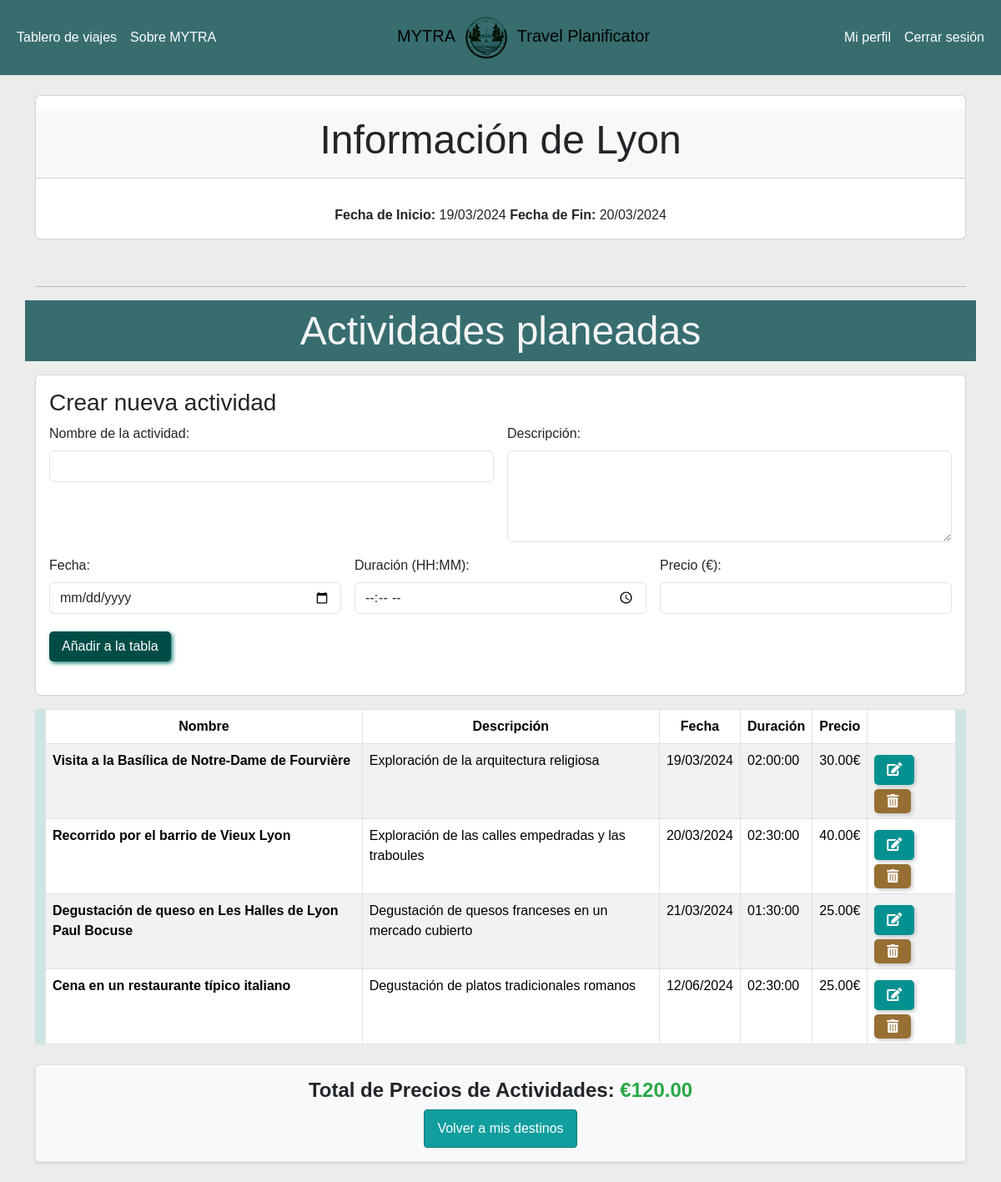
The page /View/gestionActividades.php?id_destino=3&id_viaje=1 (signed in) on the database its author committed.
### tables this page shows
CREATE TABLE Destinos (
    id_destino INT PRIMARY KEY AUTO_INCREMENT NOT NULL,
    nombre_destino VARCHAR(100) NOT NULL,
    fecha_inicio DATE NOT NULL,
    fecha_fin DATE NOT NULL,
    id_viaje INT,
    CONSTRAINT id_viaje_fk FOREIGN KEY (id_viaje)
        REFERENCES Viajes (id_viaje)
         ON DELETE CASCADE
);

CREATE TABLE Actividades (
    id_actividad INT PRIMARY KEY AUTO_INCREMENT NOT NULL,
    nombre_actividad VARCHAR(100) NOT NULL,
    descripcion TEXT,
    fecha DATE,
    duracion TIME,
    Precio DECIMAL(10 , 2 ),
    id_destino INT,
    CONSTRAINT id_destino_fk FOREIGN KEY (id_destino)
        REFERENCES Destinos (id_destino)
         ON DELETE CASCADE
);

### Model/Conexion.php (called while the page is built, shortened)
<?php
function crearConexion(){
    $host = "localhost";
    $user = "root";
    $password = "";
    $database = "travelplanificator";
    $conexion = mysqli_connect($host,$user,$password,$database);
    return $conexion;
}

### Controller/DestinoController.php (called while the page is built, shortened)
<?php
require_once __DIR__ . '/../model/DestinoModel.php';
class DestinoController{
    private $destinoModel;
    public function __construct(){
        $this->destinoModel = new DestinoModel();
    }
    public function obtenerDestinoPorIdController($idDestino){
        return $this->destinoModel->obtenerDestinoPorIdModel($idDestino);
    }
}

### Model/DestinoModel.php (called while the page is built, shortened)
<?php
require_once __DIR__ . '/Conexion.php';
class DestinoModel{
    private $db;
    public function __construct(){
        $this->db = crearConexion();
    }
    public function obtenerDestinoPorIdModel($idDestino){
        $sql = "SELECT * FROM Destinos WHERE id_destino = ?";
        if($stmt = $this->db->prepare($sql)){
            $stmt->bind_param("i", $idDestino);
            $stmt->execute();
            $resultado = $stmt->get_result();
            if($destino = $resultado->fetch_assoc()){
                return $destino;
            }else{
                return null;
            }
        }else{
            return null;
        }
    }
}

### Controller/ActividadController.php (called while the page is built, shortened)
<?php
require_once __DIR__ . '/../model/ActividadModel.php';
class ActividadController {
    private $actividadModel;
    public function __construct() {
        $this->actividadModel = new ActividadModel();
    }
    public function obtenerActividadesPorDestinoController($idActividad) {
        return $this->actividadModel->obtenerActividadesPorDestinoModel($idActividad);
    }
    public function calcularTotalPrecioPorDestinoController($idDestino) {
        return $this->actividadModel->calcularTotalPrecioPorDestinoModel($idDestino);
    }
}

### Model/ActividadModel.php (called while the page is built, shortened)
<?php
require_once __DIR__ . '/Conexion.php';
class ActividadModel {
    private $db;
    public function __construct() {
        $this->db = crearConexion();
    }
    public function obtenerActividadesPorDestinoModel($idDestino) {
        $sql = "SELECT * FROM Actividades WHERE id_destino = ?";
        $actividades = [];
        if($stmt = $this->db->prepare($sql)){
            $stmt->bind_param("i", $idDestino);
            if($stmt->execute()){
                $resultado = $stmt->get_result();
                while($fila = $resultado->fetch_assoc()){
                    $actividades[] = $fila;
                }
                return $actividades;
            }else{
                $stmt->close();
                return false;
            }
        }else{
            return false;
        }
    }
    public function calcularTotalPrecioPorDestinoModel($idDestino){
    $sql = "SELECT SUM(Precio) AS total_precios FROM actividades WHERE id_destino = $idDestino";
    $resultado = mysqli_query($this->db, $sql);
    if($resultado) {
        $fila = mysqli_fetch_assoc($resultado);
        return $fila['total_precios'];
    } else {
        return 0;
    }
    }
}

### View/gestionActividades.php (the view, shortened to what this page needs)
<?php
require_once __DIR__ . '/../controller/DestinoController.php';
require_once __DIR__ . '/../controller/ActividadController.php';
$destinoController = new DestinoController();
$actividadController = new ActividadController();
$idDestino= isset($_GET['id_destino']) ? (int) $_GET['id_destino'] : null;
$idViaje= isset($_GET['id_viaje']) ? (int) $_GET['id_viaje'] : null;
if ($idDestino) {
    $destino = $destinoController->obtenerDestinoPorIdController($idDestino);
    $actividades = $actividadController->obtenerActividadesPorDestinoController($idDestino);
    $fechaInicioDestino = date('d/m/Y', strtotime($destino['fecha_inicio']));
    $fechaFinDestino = date('d/m/Y', strtotime($destino['fecha_fin']));
} else {
    $_SESSION['mensaje'] = "No se ha especificado el destino.";
    header("Location: ./gestionViaje.php");
    exit;
}
$totalPrecios = $actividadController->calcularTotalPrecioPorDestinoController($idDestino);
?>
<!DOCTYPE html>
<html lang="en">
<head>
     <link href="https://cdn.jsdelivr.net/npm/bootstrap@5.3.3/dist/css/bootstrap.min.css" rel="stylesheet">
    <link rel="stylesheet" href="https://cdnjs.cloudflare.com/ajax/libs/font-awesome/5.15.4/css/all.min.css">
    <link rel="stylesheet" href="../assets/css/btn.css">
    <link rel="stylesheet" href="../assets/css/gestionActividades.css">
</head>
<body style="background: #ececec;">
<?php include './navbar.php'; ?>
<div class="container">
    <div class="row mb-3 informacion-viaje mb-0 mt-4">
        <div class="col text-center">
            <div class="card">
                <div class="card-header my-3">
                <h2 class="display-5">Información de <?php echo htmlspecialchars($destino['nombre_destino']); ?></h2>
                </div>
                <div class="card-body">
                <span><strong>Fecha de Inicio:</strong> <?php echo $fechaInicioDestino; ?></span>
                <span><strong>   Fecha de Fin:</strong> <?php echo $fechaFinDestino ?></span>
                </div>
            </div>
        </div>
    </div>
<br><hr>
    <div class="row mb-3" style="background: #376d6f;">
        <div class="col text-center">
            <h2 class="display-5 mt-2 mb-2" style="color: #f5f5f5;">Actividades planeadas</h2>
        </div>
    </div>
<div class="card">
    <div class="card-body">
    <h3 class="card-title">Crear nueva actividad</h3>
    <form action="../Controller/CrearActividad.php" class="row g-3" method='POST'>
        <div class="col-md-6">
            <label for="nombre_actividad" class="form-label">Nombre de la actividad:</label>
            <input type="text" id="nombre_actividad" class="form-control" name="nombre_actividad" required>
        </div>
        <div class="col-md-6">
            <label for="descripcion" class="form-label">Descripción:</label>
            <textarea name="descripcion" class="form-control" id="descripcion" rows="4"></textarea>
        </div>
        <div class="col-md-4">
            <label for="fecha" class="form-label">Fecha:</label>
            <input type="date" class="form-control" id="fecha" name="fecha" required>
        </div>
        <div class="col-md-4">
            <label for="duracion" class="form-label">Duración (HH:MM):</label>
            <input type="time" class="form-control" id="duracion" name="duracion" required>
        </div>
        <div class="col-md-4">
            <label for="Precio" class="form-label">Precio (€):</label>
            <input type="number" class="form-control" id="Precio" name="Precio" step="0.01" required>
        </div>
        <div class="col-12">
            <button type="submit" class="btn-primary mb-4">Añadir a la tabla</button>
        </div>
    </form>
    </div>
</div>
<div class="container" style="background: #16b3a623;">
    <table class="table table-striped table-hover table-bordered mt-3 tabla-actividades">
        <thead class="thead-dark text-center" id="cabecera" >
            <tr>
                <th>Nombre</th>
                <th>Descripción</th>
                <th>Fecha</th>
                <th>Duración</th>
                <th>Precio</th>
                <th style="min-width: 70px;"></th>
            </tr>
        </thead>
        <tbody>
            <?php foreach ($actividades as $actividad) :
                $fechaActividadFormateada = date('d/m/Y', strtotime($actividad['fecha']));
            ?>
                <tr>
                    <td><b><?php echo htmlspecialchars($actividad['nombre_actividad'])?></b></td>
                    <td><?php echo htmlspecialchars($actividad['descripcion'])?></td>
                    <td><?php echo $fechaActividadFormateada; ?></td>
                    <td><?php echo htmlspecialchars($actividad['duracion'])?></td>
                    <td><?php echo htmlspecialchars($actividad['Precio'])?>€</td>
                    <td>
                    <button class="btn-editar-act btn-editar mb-2"
                    data-id-actividad="<?= $actividad['id_actividad'] ?>"
                    data-nombre="<?= htmlspecialchars($actividad['nombre_actividad'])?>"
                    data-descripcion="<?= htmlspecialchars($actividad['descripcion'])?>"
                    data-fecha="<?=htmlspecialchars($actividad['fecha']) ?>"
                    data-duracion="<?=htmlspecialchars($actividad['duracion'])?>"
                    data-precio="<?=htmlspecialchars($actividad['Precio']) ?>" >
                    <i class="fas fa-edit"></i>
                    </button>
                    <a href="../Controller/EliminarActividad.php?id_actividad=<?= $actividad['id_actividad'] ?>&id_destino=<?= $idDestino?>" class="btn-eliminar-act btn-eliminar" onclick="return confirm('¿Estás seguro de querer eliminar esta actividad?');">
                        <i class="fas fa-trash-alt"></i>
                    </a>
                </td>
                </tr>
            <?php endforeach; ?>
        </tbody>
    </table>
</div>
    <div class="container total-precios my-4 py-3">
        <h3 class="total-precio-texto text-center">Total de Precios de Actividades:
            <span class="precio-cifra">€<?php echo htmlspecialchars($totalPrecios); ?></span>
        </h3>
        <div class="text-center">
            <a href="./gestionViaje.php?id_viaje=<?= $idViaje ?>&id_destino=<?= $idDestino ?>" class="input-tablero">Volver a mis destinos</a>
        </div>
    </div>
</div>
</body>
</html>

### assets/css/btn.css (style rules this page uses)
* { font-family: "Poppins", sans-serif; }
body { background-color: #ececec; }
.btn-eliminar { margin-top: 5px !important; padding: 6px 15px !important; cursor: pointer !important; text-align: center !important; background-color: #976f33 !important; color: #ffffff !important; border-radius: 5px !important; border: none !important; transition: background-color 0.3s ease, box-shadow 0.3s ease !important; box-shadow: 2px 2px 5px #c2c5c5 !important; }
.btn-editar { margin-top: 5px !important; padding: 6px 15px !important; cursor: pointer !important; text-align: center; background-color: #069191 !important; color: #ffffff !important; border-radius: 5px !important; border: none !important; transition: background-color 0.3s ease, box-shadow 0.3s ease !important; box-shadow: 2px 2px 5px #c2c5c5 !important; }
.btn-primary { margin-top: 5px !important; padding: 6px 15px !important; cursor: pointer !important; text-align: center !important; background-color: #004D47 !important; color: #ffffff !important; border-radius: 5px !important; border: none !important; transition: background-color 0.3s, box-shadow 0.3s !important; box-shadow: 2px 2px 5px #128277 !important; }

### assets/css/gestionActividades.css (style rules this page uses)
* { font-family: "Poppins", sans-serif; }
.input-tablero { background-color: #109e9e; border: 1px solid #0d7979; color: white; text-align: center; padding: 10px 15px; text-decoration: none; display: inline-block; border-radius: 0.25rem; transition: background-color 0.2s, border-color 0.2s; }
.total-precios { background: #f8f9fa; border: 1px solid #dee2e6; border-radius: 5px; box-shadow: 0 2px 4px rgba(0, 0, 0, 0.1); }
.total-precio-texto { font-size: 1.5em; font-weight: bold; }
.precio-cifra { color: #28a745; }

### rows shown on the page
destinos: nombre_destino "Lyon", fecha_inicio "19/03/2024", fecha_fin "20/03/2024"
actividades: nombre_actividad "Visita a la Basílica de Notre-Dame de Fourvière", descripcion "Exploración de la arquitectura religiosa", fecha "19/03/2024", duracion "02:00:00", Precio "30.00"
actividades: nombre_actividad "Recorrido por el barrio de Vieux Lyon", descripcion "Exploración de las calles empedradas y las traboules", fecha "20/03/2024", duracion "02:30:00", Precio "40.00"
actividades: nombre_actividad "Degustación de queso en Les Halles de Lyon Paul Bocuse", descripcion "Degustación de quesos franceses en un mercado cubierto", fecha "21/03/2024", duracion "01:30:00", Precio "25.00"
actividades: nombre_actividad "Cena en un restaurante típico italiano", descripcion "Degustación de platos tradicionales romanos", fecha "12/06/2024", duracion "02:30:00", Precio "25.00"

### other values the page prints
$totalPrecios "120.00"
